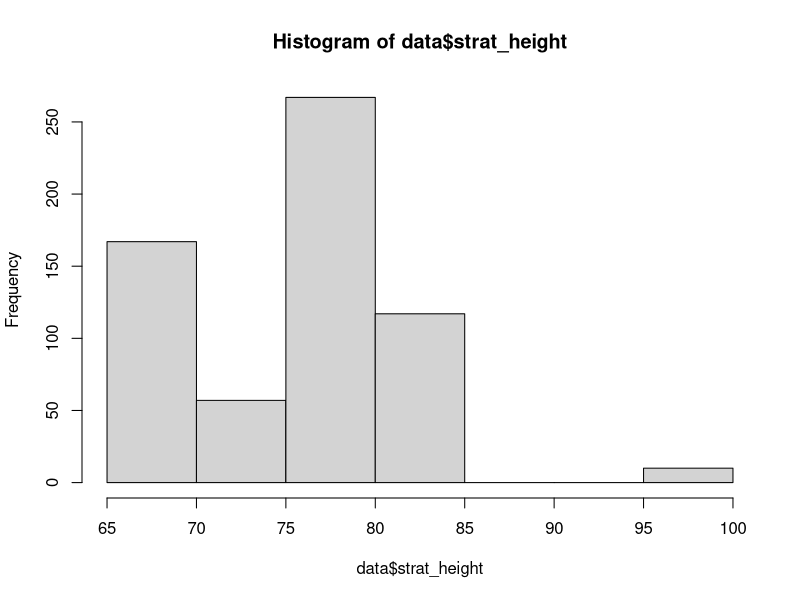
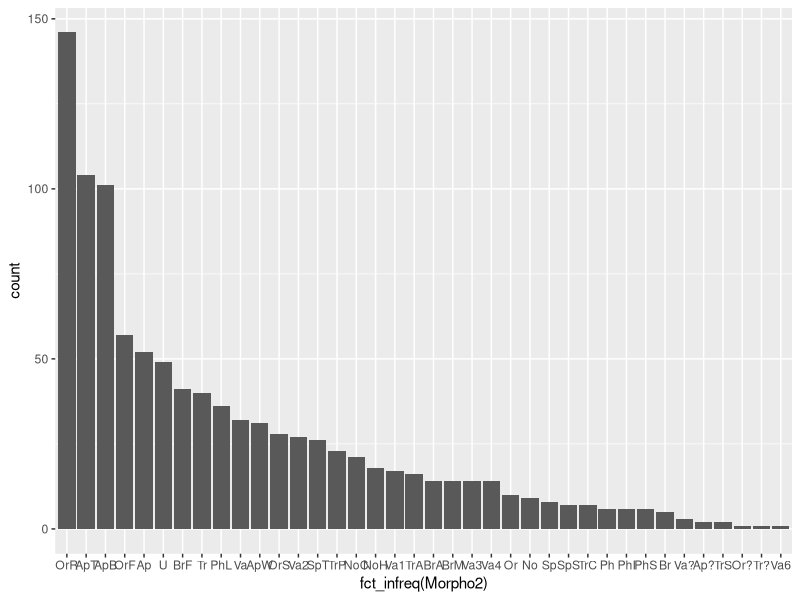
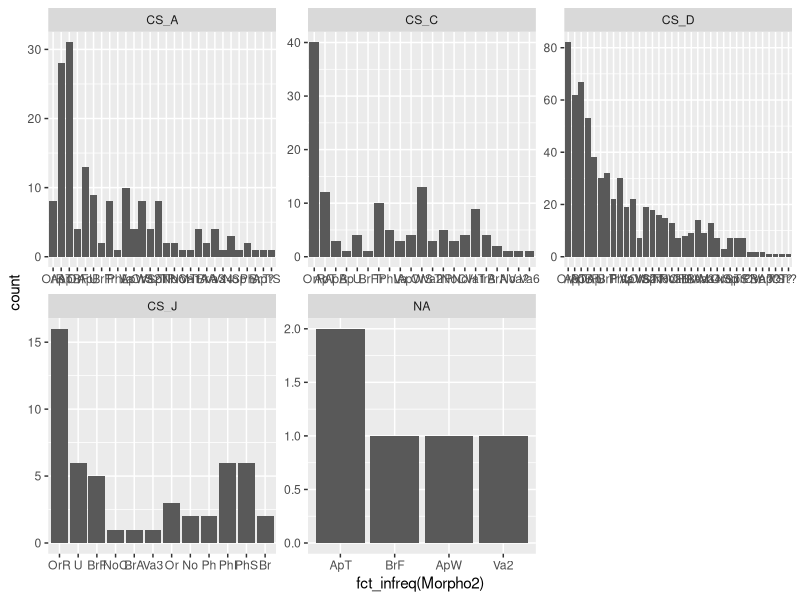
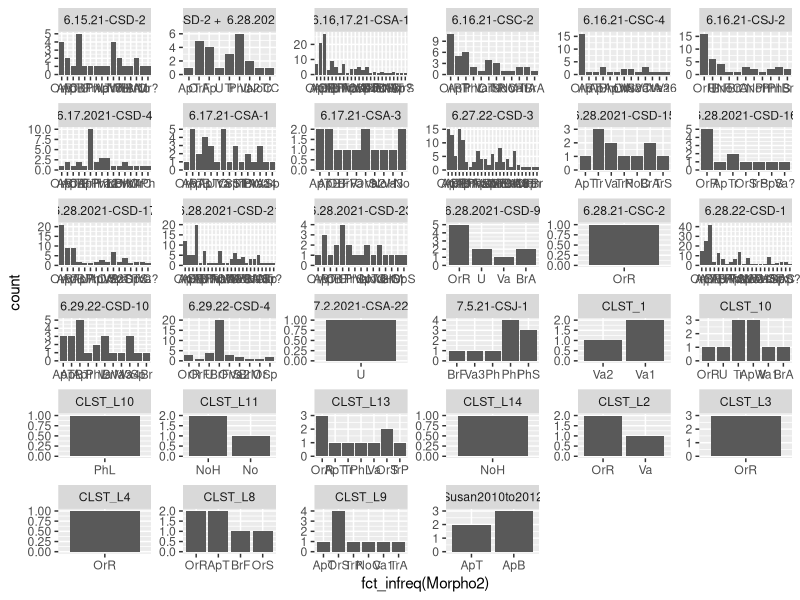
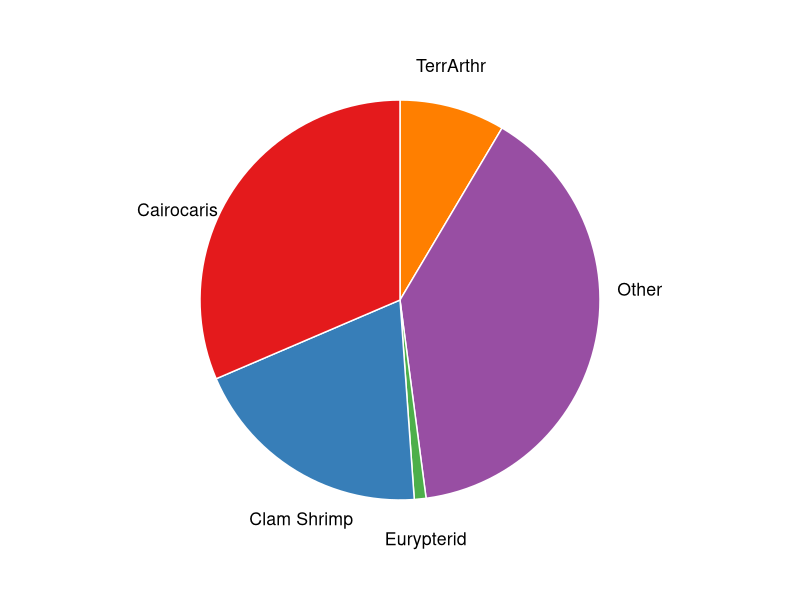
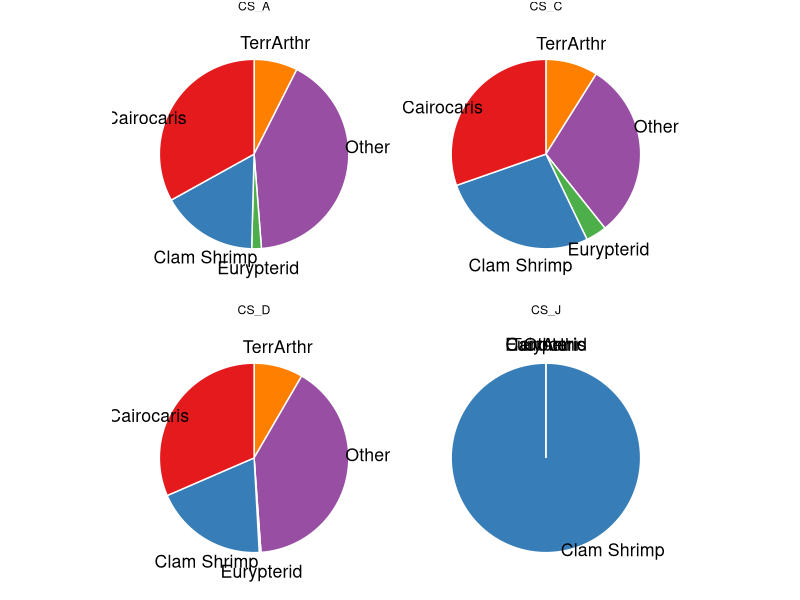
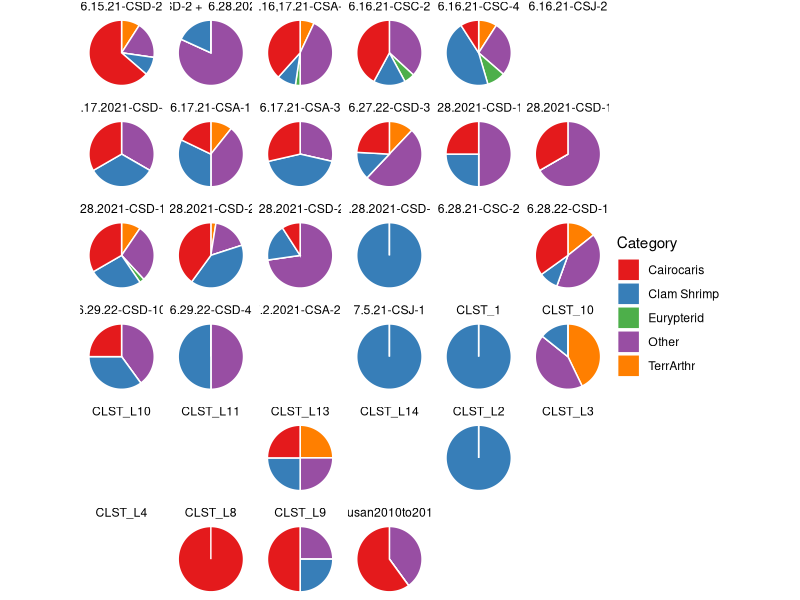
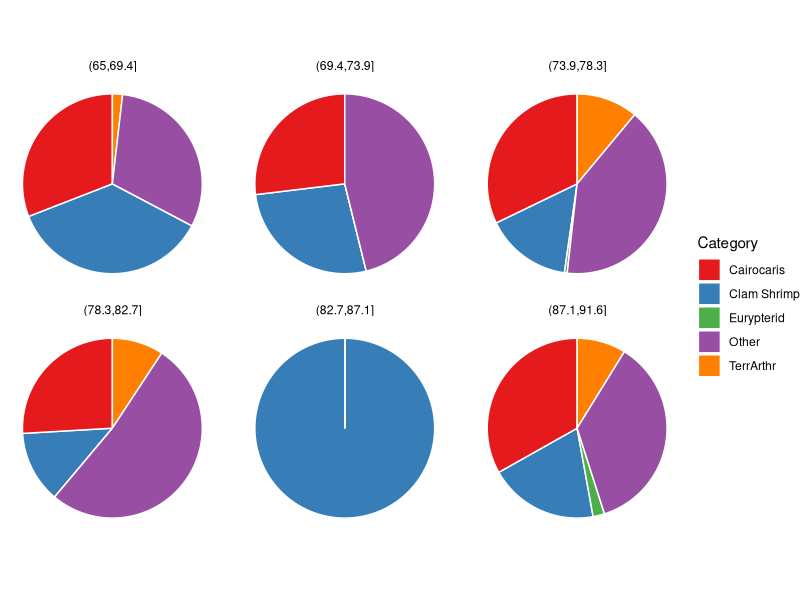

Source code (R) for these figures, in order:
library(tidyverse)
library(stringr)

data <- as_tibble(read.csv("CairoData_clean.csv")) #read in product of 'dfSplitMorphoColumns.R'

#set categorical variables as factor types:
data <- data %>% 
  mutate(Morpho1=as.factor(Morpho1)) %>%
  mutate(Morpho2=as.factor(Morpho2)) %>%
  mutate(Morpho3=as.factor(Morpho3)) %>%
  mutate(Preservation=as.factor(Preservation)) %>% 
  mutate(microsite_name=as.factor(microsite_name)) %>% 
  mutate(rock_name=as.factor(rock_name)) %>% 
  mutate(sample_name=as.factor(sample_name))

hist(data$strat_height) #how are specimens distributed stratigraphically?

Morpho2hist <- ggplot(data, aes(x=fct_infreq(Morpho2))) + geom_bar() #Distribution of morphotypes
Morpho2hist

Morpho2hist_by_site <- Morpho2hist + facet_wrap(~microsite_name, scales = 'free') #Distribution of morphotypes split by microsite
Morpho2hist_by_site

Morpho2hist_by_rock <- Morpho2hist + facet_wrap(~rock_name, scales = 'free') #Distribution of morphotypes split by rock sample
Morpho2hist_by_rock

#Counts and proportions of different fossil types:
data <- data %>% 
  mutate(Is.Arthropod = (Morpho1=="Ap")|(Morpho1=="Tr")|(Morpho1=="Sp")|(Morpho1=="Va")) %>% #arthropod
  mutate(Is.Concho = (Morpho2=="Va1")|(Morpho2=="Va2")|(Morpho2=="Va3")|(Morpho2=="Va4")|(Morpho2=="Va5")| Morpho3=="Va") %>% #clam shrimp
  mutate(Is.Cairocaris = (Morpho2=="ApB")|(Morpho3=="ApT2")|(Morpho3=="ApT3")|(Morpho3=="ApT4")|(Morpho3=="ApT7")|(Morpho3=="TrA1")|(Morpho3=="TrA2")|(Morpho3=="TrS2")|(Morpho3=="TrP1")|(Morpho3=="SpS1")) %>% #Cairocaris
  mutate(Is.TerrAr = (Morpho3=="ApT5")|(Morpho2=="ApW")|(Morpho3=="ApT6")|(Morpho3=="SpT3")) %>% #terrestrial arthropod 
  mutate(Is.Euryp = (Morpho3=="ApT8")|(Morpho3=="ApT13")|(Morpho3=="ApT14")) #eurypterid 
#prepare columns for a table summarizing the fossil type statistics:
categories <- c("Arthropod", "Clam Shrimp", "Cairocaris", "Eurypterid", "TerrArthr", "TerrPlants", "EggSacs", "Spore-likes", "Frisbeekites")
counts <- c(sum(data$Is.Arthropod), sum(data$Is.Concho), sum(data$Is.Cairocaris), sum(data$Is.Euryp), sum(data$Is.TerrAr), sum(data$Morpho2=="BrF",data$Morpho2=="PhS",data$Morpho2=="PhI"), sum(data$Morpho3=="OrS1"), sum(data$Morpho2=="OrR"), sum(data$Morpho3=="OrF1"))
proportions <- counts/as.numeric(count(data))

#create tables summarizing overall and arthropod-specific stats:
FossilTypes <- tibble(Category = categories, Count = counts, Proportion = proportions)
ArthropodTypes <- tibble(Category = categories[2:5], Count = counts[2:5], Proportion = counts[2:5]/counts[1])
ArthropodTypes <- ArthropodTypes %>%
  add_row(Category = "Other", Count = counts[1]-sum(counts[2:5]), Proportion = (counts[1]-sum(counts[2:5]))/counts[1])

#make a  pie chart showing arthropod proportions:
ArthropodTypes <- ArthropodTypes %>% 
  arrange(desc(Category)) %>%
  mutate(percent = Proportion *100) %>%
  mutate(ypos = cumsum(percent)- 0.5*percent )
ArthroBreakdown <- ggplot(ArthropodTypes, aes(x="",y=Count, fill=Category)) + 
  geom_bar(stat="identity", width = 1, color="white") +
  coord_polar("y", start=0) + theme_void() + theme(legend.position = "none") +
  geom_text(aes(x=1.7, label=Category),position = position_stack(vjust = 0.4),color="black",size=4.5) + scale_fill_brewer(palette = "Set1")
ArthroBreakdown

#make the above summaries for each individual site (CSA, CSC, CSD, CSJ):
arthropods.by.site <- data %>% group_by(microsite_name) %>% summarise(Count = sum(Is.Arthropod))
conchos.by.site <- data %>% group_by(microsite_name) %>% summarise(Count = sum(Is.Concho))
cairocaris.by.site <- data %>% group_by(microsite_name) %>% summarise(Count = sum(Is.Cairocaris))
euryp.by.site <- data %>% group_by(microsite_name) %>% summarise(Count = sum(Is.Euryp))
terrar.by.site <- data %>% group_by(microsite_name) %>% summarise(Count = sum(Is.TerrAr))
terrpl.by.site <- data %>% group_by(microsite_name) %>% summarise(Count = sum(Morpho2=="BrF", Morpho2=="PhS", Morpho2=="PhI"))
eggsac.by.site <- data %>% group_by(microsite_name) %>% summarise(Count = sum(Morpho3=="OrS1"))
spore.by.site <- data %>% group_by(microsite_name) %>% summarise(Count = sum(Morpho2=="OrR"))
frisbee.by.site <- data %>% group_by(microsite_name) %>% summarise(Count = sum(Morpho3=="OrF1"))

site_names <- levels(data$microsite_name)
FossilTypes.by.site <- tibble(Site=factor(), Category=factor(), Count=numeric(), Proportion=numeric())
ArthropodTypes.by.site <- tibble(Site=factor(), Category=factor(), Count=numeric(), Proportion=numeric())
for (i in 1:length(site_names)) {
  counts.tmp <- c(arthropods.by.site$Count[i], conchos.by.site$Count[i], cairocaris.by.site$Count[i], euryp.by.site$Count[i], terrar.by.site$Count[i], terrpl.by.site$Count[i], eggsac.by.site$Count[i], spore.by.site$Count[i], frisbee.by.site$Count[i])
  
  temp.list <- tibble(Category = categories, Count = counts.tmp, Proportion = counts.tmp/as.numeric(sum(data$microsite_name==site_names[i], na.rm = TRUE)))
  temp.list <- temp.list %>% mutate(Site=site_names[i], .before=Category)
  FossilTypes.by.site <- FossilTypes.by.site %>% add_row(temp.list)
  #name <- paste("FossilTypes", site_names[i], sep = "_")
  #assign(name, temp.list)
  
  temp.list <- tibble(Category = categories[2:5], Count = counts.tmp[2:5], Proportion = counts.tmp[2:5]/counts.tmp[1])
  temp.list <- temp.list %>% mutate(Site=site_names[i], .before=Category)
  ArthropodTypes.by.site <- ArthropodTypes.by.site %>% add_row(temp.list)
  ArthropodTypes.by.site <- ArthropodTypes.by.site %>%
    add_row(Site = site_names[i], Category = "Other", Count = counts.tmp[1]-sum(counts.tmp[2:5]), Proportion = (counts.tmp[1]-sum(counts.tmp[2:5]))/counts.tmp[1])
  #name <- paste("ArthropodTypes", site_names[i], sep = "_")
  #assign(name, temp.list)
  
  #rm(name)
  rm(temp.list)
}

ArthropodTypes.by.site <- ArthropodTypes.by.site %>% 
  arrange(desc(Category)) %>%
  mutate(percent = Proportion *100) %>%
  mutate(ypos = cumsum(percent)- 0.5*percent )
ArthroBreakdown.by.site <- ggplot(ArthropodTypes.by.site, aes(x="",y=Count, fill=Category)) + 
  geom_bar(stat="identity", width = 1, color="white") +
  coord_polar("y", start=0) + theme_void() + theme(legend.position = "none") +
  geom_text(aes(x=1.7, label=Category),position = position_stack(vjust = 0.4),color="black",size=4.5) + scale_fill_brewer(palette = "Set1") +
  facet_wrap(~Site, scales = 'free')
ArthroBreakdown.by.site

#make the above summaries for individual rock samples:
arthropods.by.rock <- data %>% group_by(rock_name) %>% summarise(Count = sum(Is.Arthropod))
conchos.by.rock <- data %>% group_by(rock_name) %>% summarise(Count = sum(Is.Concho))
cairocaris.by.rock <- data %>% group_by(rock_name) %>% summarise(Count = sum(Is.Cairocaris))
euryp.by.rock <- data %>% group_by(rock_name) %>% summarise(Count = sum(Is.Euryp))
terrar.by.rock <- data %>% group_by(rock_name) %>% summarise(Count = sum(Is.TerrAr))
terrpl.by.rock <- data %>% group_by(rock_name) %>% summarise(Count = sum(Morpho2=="BrF", Morpho2=="PhS", Morpho2=="PhI"))
eggsac.by.rock <- data %>% group_by(rock_name) %>% summarise(Count = sum(Morpho3=="OrS1"))
spore.by.rock <- data %>% group_by(rock_name) %>% summarise(Count = sum(Morpho2=="OrR"))
frisbee.by.rock<- data %>% group_by(rock_name) %>% summarise(Count = sum(Morpho3=="OrF1"))

rock_names <- levels(data$rock_name)
FossilTypes.by.rock <- tibble(Rock=factor(), Category=factor(), Count=numeric(), Proportion=numeric())
ArthropodTypes.by.rock <- tibble(Rock=factor(), Category=factor(), Count=numeric(), Proportion=numeric())
for (i in 1:length(rock_names)) {
  counts.tmp <- c(arthropods.by.rock$Count[i], conchos.by.rock$Count[i], cairocaris.by.rock$Count[i], euryp.by.rock$Count[i], terrar.by.rock$Count[i], terrpl.by.rock$Count[i], eggsac.by.rock$Count[i], spore.by.rock$Count[i], frisbee.by.rock$Count[i])
  
  temp.list <- tibble(Category = categories, Count = counts.tmp, Proportion = counts.tmp/as.numeric(sum(data$rock_name==rock_names[i], na.rm = TRUE)))
  temp.list <- temp.list %>% mutate(Rock=rock_names[i], .before=Category)
  FossilTypes.by.rock <- FossilTypes.by.rock %>% add_row(temp.list)
  
  temp.list <- tibble(Category = categories[2:5], Count = counts.tmp[2:5], Proportion = counts.tmp[2:5]/counts.tmp[1])
  temp.list <- temp.list %>% mutate(Rock=rock_names[i], .before=Category)
  ArthropodTypes.by.rock <- ArthropodTypes.by.rock %>% add_row(temp.list)
  ArthropodTypes.by.rock <- ArthropodTypes.by.rock %>%
    add_row(Rock=rock_names[i], Category = "Other", Count = counts.tmp[1]-sum(counts.tmp[2:5]), Proportion = (counts.tmp[1]-sum(counts.tmp[2:5]))/counts.tmp[1])

  rm(temp.list)
}

ArthropodTypes.by.rock <- ArthropodTypes.by.rock %>% 
  arrange(desc(Category)) %>%
  mutate(percent = Proportion *100) %>%
  mutate(ypos = cumsum(percent)- 0.5*percent )
ArthroBreakdown.by.rock <- ggplot(ArthropodTypes.by.rock, aes(x="",y=Count, fill=Category)) + 
  geom_bar(stat="identity", width = 1, color="white") +
  coord_polar("y", start=0) + theme_void() + 
  scale_fill_brewer(palette = "Set1") +
  facet_wrap(~Rock, scales = 'free')
ArthroBreakdown.by.rock

#Make bins for strat. heights:
data <- data %>% 
  mutate(Strat.Bin = cut(data$strat_height, 7, ordered_result = TRUE), .before = strat_height)

#make summaries for stratigraphic bins:
arthropods.by.strat <- data %>% group_by(Strat.Bin) %>% summarise(Count = sum(Is.Arthropod))
conchos.by.strat <- data %>% group_by(Strat.Bin) %>% summarise(Count = sum(Is.Concho))
cairocaris.by.strat <- data %>% group_by(Strat.Bin) %>% summarise(Count = sum(Is.Cairocaris))
euryp.by.strat <- data %>% group_by(Strat.Bin) %>% summarise(Count = sum(Is.Euryp))
terrar.by.strat <- data %>% group_by(Strat.Bin) %>% summarise(Count = sum(Is.TerrAr))
terrpl.by.strat <- data %>% group_by(Strat.Bin) %>% summarise(Count = sum(Morpho2=="BrF", Morpho2=="PhS", Morpho2=="PhI"))
eggsac.by.strat <- data %>% group_by(Strat.Bin) %>% summarise(Count = sum(Morpho3=="OrS1"))
spore.by.strat <- data %>% group_by(Strat.Bin) %>% summarise(Count = sum(Morpho2=="OrR"))
frisbee.by.strat <- data %>% group_by(Strat.Bin) %>% summarise(Count = sum(Morpho3=="OrF1"))

strat_bins <- levels(data$Strat.Bin)
FossilTypes.by.strat <- tibble(Height=factor(), Category=factor(), Count=numeric(), Proportion=numeric())
ArthropodTypes.by.strat <- tibble(Height=factor(), Category=factor(), Count=numeric(), Proportion=numeric())
for (i in 1:(length(strat_bins)-1)) {
  counts.tmp <- c(arthropods.by.strat$Count[i], conchos.by.strat$Count[i], cairocaris.by.strat$Count[i], euryp.by.strat$Count[i], terrar.by.strat$Count[i], 
                  terrpl.by.strat$Count[i], eggsac.by.strat$Count[i], spore.by.strat$Count[i], frisbee.by.strat$Count[i])
  
  temp.list <- tibble(Category = categories, Count = counts.tmp, Proportion = counts.tmp/as.numeric(sum(data$rock_name==strat_bins[i], na.rm = TRUE)))
  temp.list <- temp.list %>% mutate(Height=strat_bins[i], .before=Category)
  FossilTypes.by.strat <- FossilTypes.by.strat %>% add_row(temp.list)
  
  temp.list <- tibble(Category = categories[2:5], Count = counts.tmp[2:5], Proportion = counts.tmp[2:5]/counts.tmp[1])
  temp.list <- temp.list %>% mutate(Height=strat_bins[i], .before=Category)
  ArthropodTypes.by.strat <- ArthropodTypes.by.strat %>% add_row(temp.list)
  ArthropodTypes.by.strat <- ArthropodTypes.by.strat %>%
    add_row(Height=strat_bins[i], Category = "Other", Count = counts.tmp[1]-sum(counts.tmp[2:5]), Proportion = (counts.tmp[1]-sum(counts.tmp[2:5]))/counts.tmp[1])
  
  rm(temp.list)
}

ArthropodTypes.by.strat <- ArthropodTypes.by.strat %>% 
  arrange(desc(Height)) %>%
  mutate(percent = Proportion *100) %>%
  mutate(ypos = cumsum(percent)- 0.5*percent )
ArthroBreakdown.by.strat <- ggplot(ArthropodTypes.by.strat, aes(x="",y=Count, fill=Category)) + 
  geom_bar(stat="identity", width = 1, color="white") +
  coord_polar("y", start=0) + theme_void() + 
  scale_fill_brewer(palette = "Set1") +
  facet_wrap(~Height, scales = 'free')
ArthroBreakdown.by.strat

#make subset table for samples from Susan's block of layers ("CLST") with additional 'layer' column
data_CLST <- data %>%
  filter(str_sub(sample_name, 1, 4)=="CLST")
data_CLST <- data_CLST %>%
  mutate(layer = as.numeric(str_sub(sample_name, 6)), .before = strat_height)
